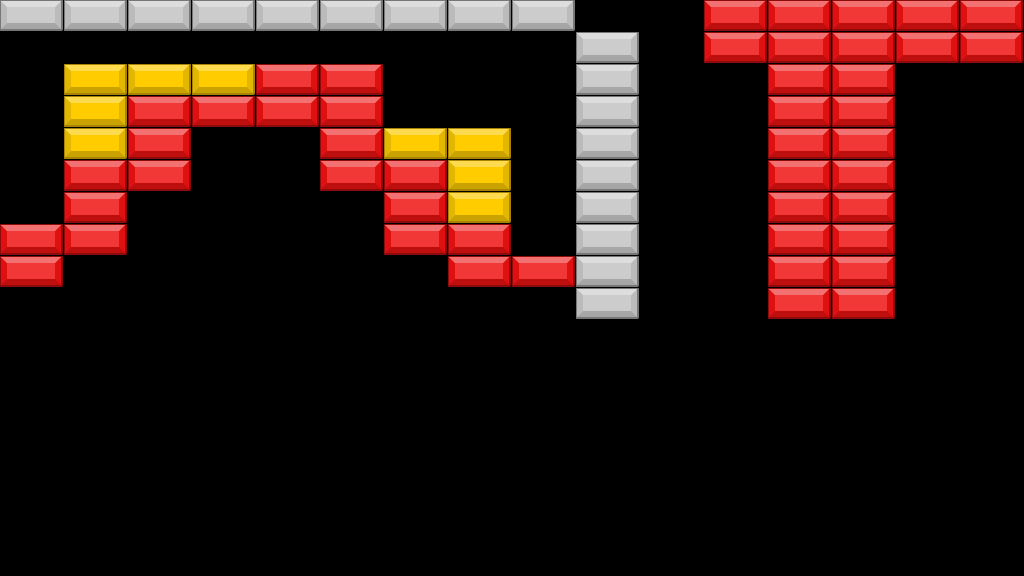

The image is a tile-based game level rendered from a .tmx file. Its description and complete source (layers, tilesets, objects, tile grids) follow:
An orthogonal 16x18 tile map with 64x32 px tiles, 1 tile layer (Kachelebene 1).

<map version="1.0" orientation="orthogonal" renderorder="right-down" width="16" height="18" tilewidth="64" tileheight="32" nextobjectid="1">
 <tileset firstgid="1" name="bricks" tilewidth="64" tileheight="32" spacing="1" margin="1" tilecount="9" columns="1">
  <image source="../assets/bricks.png" width="129" height="329" />
 </tileset>
 <layer name="Kachelebene 1" width="16" height="18">
  <data encoding="csv">
7,7,7,7,7,7,7,7,7,0,0,1,1,1,1,1,
0,0,0,0,0,0,0,0,0,7,0,1,1,1,1,1,
0,3,3,3,1,1,0,0,0,7,0,0,1,1,0,0,
0,3,1,1,1,1,0,0,0,7,0,0,1,1,0,0,
0,3,1,0,0,1,3,3,0,7,0,0,1,1,0,0,
0,1,1,0,0,1,1,3,0,7,0,0,1,1,0,0,
0,1,0,0,0,0,1,3,0,7,0,0,1,1,0,0,
1,1,0,0,0,0,1,1,0,7,0,0,1,1,0,0,
1,0,0,0,0,0,0,1,1,7,0,0,1,1,0,0,
0,0,0,0,0,0,0,0,0,7,0,0,1,1,0,0,
0,0,0,0,0,0,0,0,0,0,0,0,0,0,0,0,
0,0,0,0,0,0,0,0,0,0,0,0,0,0,0,0,
0,0,0,0,0,0,0,0,0,0,0,0,0,0,0,0,
0,0,0,0,0,0,0,0,0,0,0,0,0,0,0,0,
0,0,0,0,0,0,0,0,0,0,0,0,0,0,0,0,
0,0,0,0,0,0,0,0,0,0,0,0,0,0,0,0,
0,0,0,0,0,0,0,0,0,0,0,0,0,0,0,0,
0,0,0,0,0,0,0,0,0,0,0,0,0,0,0,0
</data>
 </layer>
</map>
